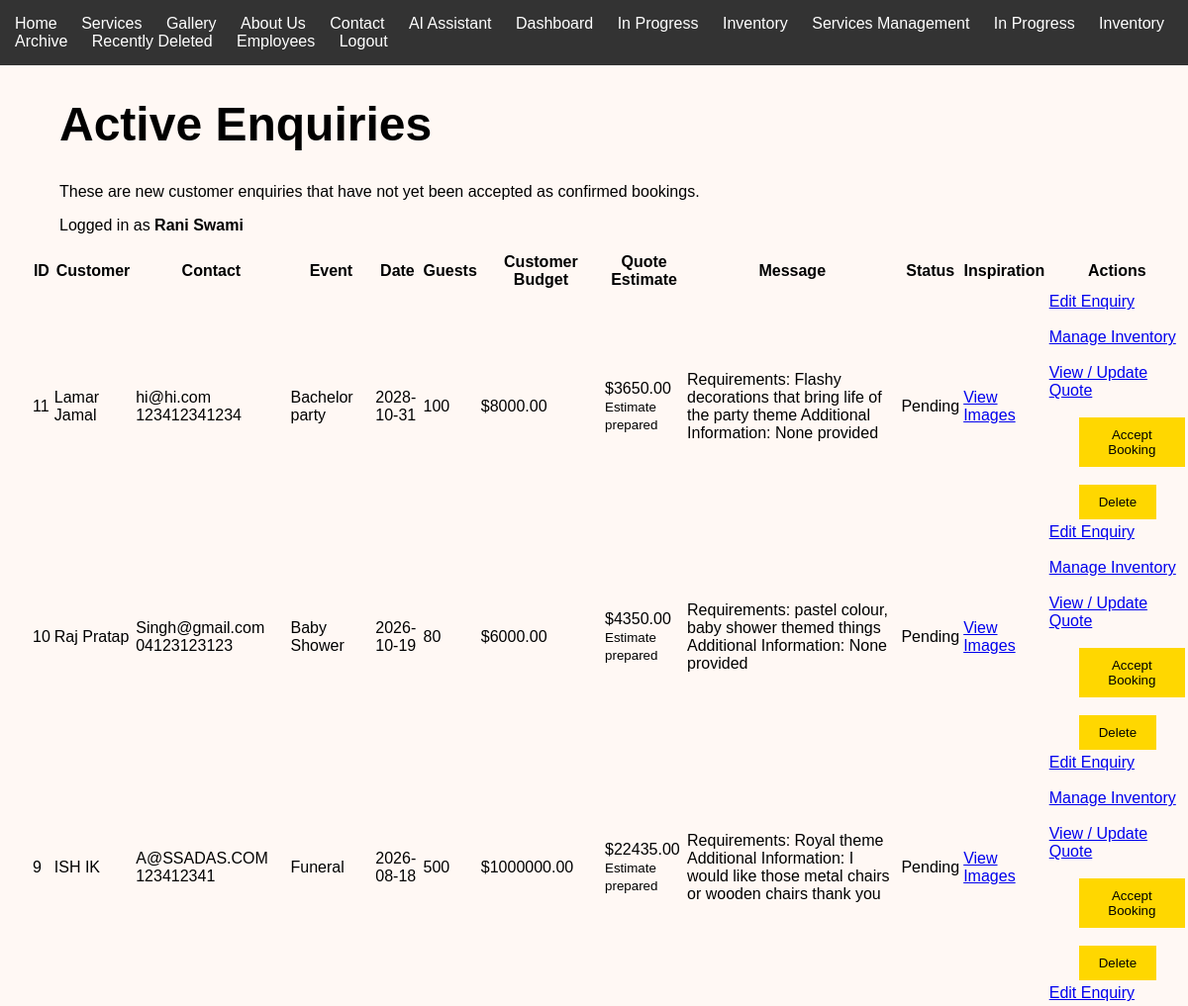
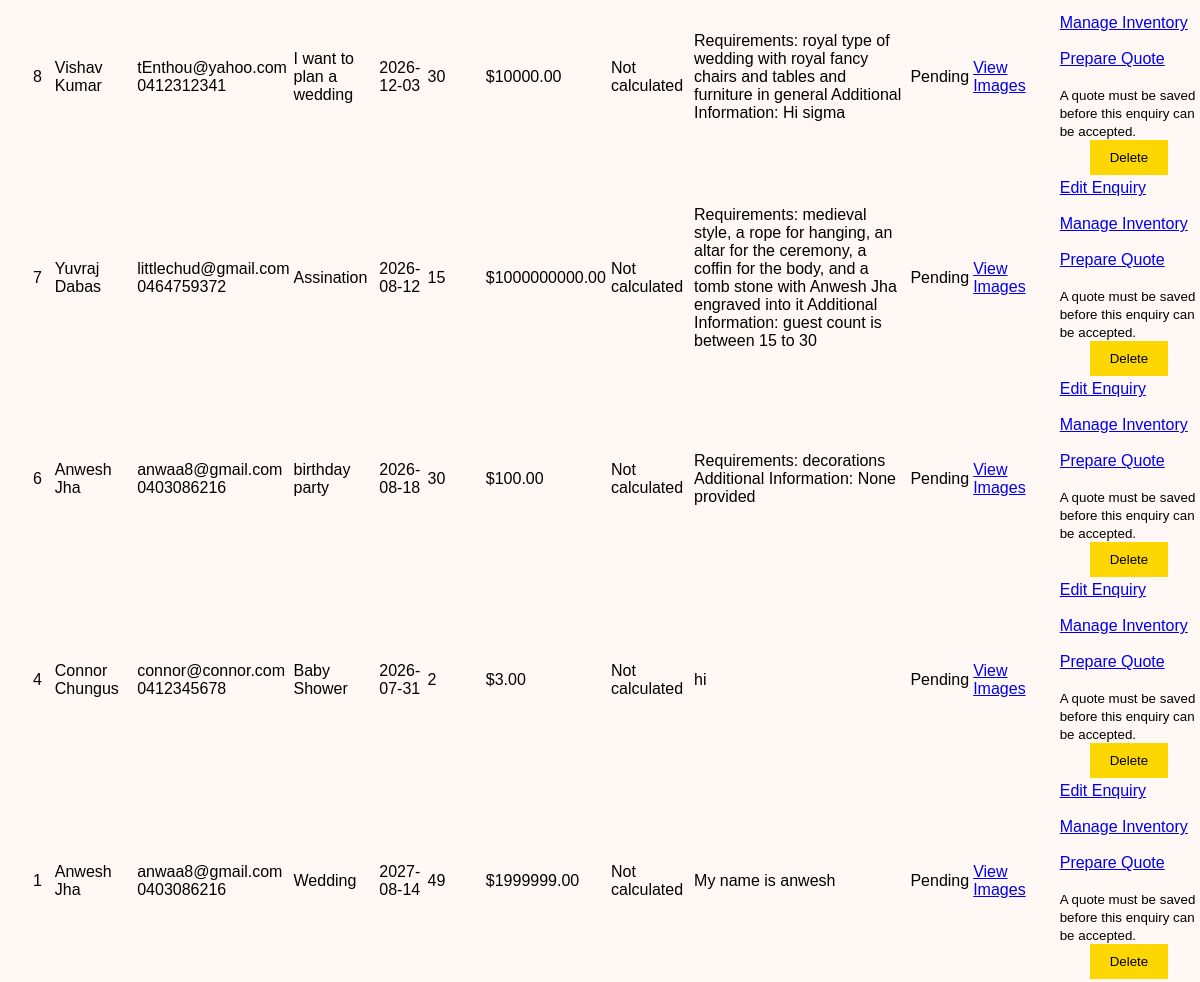
The app's page /dashboard (signed in) with its own data (2 pictures, top to bottom).
### tables this page shows
CREATE TABLE Quotes (
    QuoteID INTEGER PRIMARY KEY AUTOINCREMENT,
    EnquiryID INTEGER NOT NULL UNIQUE,
    InventorySubtotal REAL NOT NULL DEFAULT 0,
    SetupCost REAL NOT NULL DEFAULT 0,
    DeliveryCost REAL NOT NULL DEFAULT 0,
    LabourCost REAL NOT NULL DEFAULT 0,
    OtherCost REAL NOT NULL DEFAULT 0,
    OtherDescription TEXT,
    EstimatedTotal REAL NOT NULL DEFAULT 0,
    QuoteStatus TEXT NOT NULL DEFAULT 'Estimate',
    CreatedAt TEXT DEFAULT CURRENT_TIMESTAMP,
    UpdatedAt TEXT,
    FOREIGN KEY (EnquiryID) REFERENCES Enquiries(EnquiryID) ON DELETE CASCADE
);

CREATE TABLE Enquiries (

    EnquiryID INTEGER PRIMARY KEY AUTOINCREMENT,

    CustomerID INTEGER NOT NULL,

    EventType TEXT NOT NULL,

    EventDate TEXT NOT NULL,

    GuestCount INTEGER,

    Budget REAL,

    Message TEXT,

    Status TEXT DEFAULT 'Pending',

    DateSubmitted TEXT, CreatedAt TEXT, UpdatedAt TEXT, DeletedAt TEXT, ReferenceCode TEXT, EventLocation TEXT, Requirements TEXT, AdditionalInformation TEXT,

    FOREIGN KEY (CustomerID) REFERENCES Customers(CustomerID)

);

CREATE TABLE Customers (

            CustomerID INTEGER PRIMARY KEY AUTOINCREMENT,

            FirstName TEXT NOT NULL,

            LastName TEXT NOT NULL,

            Email TEXT NOT NULL,

            Phone TEXT

        );

### app.py (the view)
@app.route("/dashboard")
@login_required
def dashboard():
    connection = get_connection()
    cursor = connection.cursor()
    cursor.execute("""
        SELECT
            Enquiries.*,
            Customers.FirstName,
            Customers.LastName,
            Customers.Email,
            Customers.Phone,
            Quotes.EstimatedTotal,
            Quotes.QuoteStatus
        FROM Enquiries
        INNER JOIN Customers
            ON Enquiries.CustomerID =
               Customers.CustomerID
        LEFT JOIN Quotes
            ON Enquiries.EnquiryID = Quotes.EnquiryID
        WHERE Enquiries.Status = 'Pending'
        ORDER BY Enquiries.EnquiryID DESC
    """)
    enquiries = cursor.fetchall()
    connection.close()
    return render_template(
        "dashboard.html",
        enquiries=enquiries,
        username=session.get("username"),
        role=session.get("role")
    )

### app.py (called while the page is built)
def login_required(route_function):
    @wraps(route_function)
    def protected_route(*args, **kwargs):
        if session.get("logged_in") is not True:
            return redirect(url_for("login"))
        return route_function(*args, **kwargs)
    return protected_route

### database.py (called while the page is built)
def get_connection():
    connection = sqlite3.connect(DATABASE)
    connection.row_factory = sqlite3.Row
    connection.execute(
        "PRAGMA foreign_keys = ON"
    )
    return connection

### templates/dashboard.html (shortened to what this page needs)
{% extends "base.html" %}
{% block content %}
<h1>Active Enquiries</h1>
<p>
    These are new customer enquiries that have not yet been accepted
    as confirmed bookings.
</p>
<p>
    Logged in as
    <strong>{{ session.get("full_name") }}</strong>
</p>
{% if enquiries %}
<table>
    <thead>
        <tr>
            <th>ID</th>
            <th>Customer</th>
            <th>Contact</th>
            <th>Event</th>
            <th>Date</th>
            <th>Guests</th>
            <th>Customer Budget</th>
            <th>Quote Estimate</th>
            <th>Message</th>
            <th>Status</th>
            <th>Inspiration</th>
            {% if role == "admin" %}
                <th>Actions</th>
            {% endif %}
        </tr>
    </thead>
    <tbody>
        {% for enquiry in enquiries %}
        <tr>
            <td>
                {{ enquiry["EnquiryID"] }}
            </td>
            <td>
                {{ enquiry["FirstName"] }}
                {{ enquiry["LastName"] }}
            </td>
            <td>
                {{ enquiry["Email"] }}
                <br>
                {{ enquiry["Phone"] }}
            </td>
            <td>
                {{ enquiry["EventType"] }}
            </td>
            <td>
                {{ enquiry["EventDate"] }}
            </td>
            <td>
                {{ enquiry["GuestCount"] }}
            </td>
            <td>
                {% if enquiry["Budget"] is not none %}
                    ${{ "%.2f"|format(enquiry["Budget"]) }}
                {% else %}
                    Not provided
                {% endif %}
            </td>
            <td>
                {% if enquiry["EstimatedTotal"] is not none %}
                    ${{ "%.2f"|format(enquiry["EstimatedTotal"]) }}
                    <br>
                    <small>Estimate prepared</small>
                {% else %}
                    Not calculated
                {% endif %}
            </td>
            <td>
                {{ enquiry["Message"] }}
            </td>
            <td>
                {{ enquiry["Status"] }}
            </td>
            <td>
                <a href="{{ url_for(
                    'enquiry_inspiration',
                    enquiry_id=enquiry['EnquiryID']
                ) }}">
                    View Images
                </a>
            </td>
            {% if role == "admin" %}
            <td>
                <a href="{{ url_for(
                    'edit_enquiry',
                    enquiry_id=enquiry['EnquiryID']
                ) }}">
                    Edit Enquiry
                </a>
                <br><br>
                <a href="{{ url_for(
                    'allocate_enquiry_inventory',
                    enquiry_id=enquiry['EnquiryID']
                ) }}">
                    Manage Inventory
                </a>
                <br><br>
                {% if enquiry["EstimatedTotal"] is none %}
                    <a href="{{ url_for(
                        'enquiry_quote',
                        enquiry_id=enquiry['EnquiryID']
                    ) }}">
                        Prepare Quote
                    </a>
                    <br><br>
                    <small>
                        A quote must be saved before this enquiry can be accepted.
                    </small>
                {% else %}
                    <a href="{{ url_for(
                        'enquiry_quote',
                        enquiry_id=enquiry['EnquiryID']
                    ) }}">
                        View / Update Quote
                    </a>
                    <br><br>
                    <form
                        method="POST"
                        action="{{ url_for(
                            'accept_booking',
                            enquiry_id=enquiry['EnquiryID']
                        ) }}"
                        onsubmit="return confirm(
                            'Accept this enquiry as a confirmed booking and move it to In Progress?'
                        );"
                    >
                        <button type="submit">
                            Accept Booking
                        </button>
                    </form>
                {% endif %}
                <br>
                <form
                    method="POST"
                    action="{{ url_for(
                        'delete_enquiry',
                        enquiry_id=enquiry['EnquiryID']
                    ) }}"
                    onsubmit="return confirm(
                        'Move this enquiry to Recently Deleted?'
                    );"
                >
                    <button type="submit">
                        Delete
                    </button>
                </form>
            </td>
            {% endif %}
        </tr>
        {% endfor %}
    </tbody>
</table>
{% else %}
<p>
    There are currently no new enquiries.
</p>
{% endif %}
{% endblock %}

### static/css/style.css (style rules this page uses)
body { margin: 0; font-family: Arial, sans-serif; background: #fff8f4; }
h1 { font-size: 48px; }
main, form, h1, h2, p { margin-left: 30px; }
button { background: gold; border: none; padding: 10px 20px; cursor: pointer; }

### records on screen
Quotes: EnquiryID "11", FirstName "Lamar", LastName "Jamal", Email "hi@hi.com", Phone "123412341234", EventType "Bachelor party", EventDate "2028-10-31", GuestCount "100", EstimatedTotal "3650.00", Message "Requirements: Flashy decorations that bring life of the party theme Additional Information: None provided", Status "Pending"
Enquiries: Budget "8000.00"
Quotes: EnquiryID "10", FirstName "Raj", LastName "Pratap", Email "Singh@gmail.com", Phone "04123123123", EventType "Baby Shower", EventDate "2026-10-19", GuestCount "80", EstimatedTotal "4350.00", Message "Requirements: pastel colour, baby shower themed things Additional Information: None provided", Status "Pending"
Enquiries: Budget "6000.00"
Quotes: EnquiryID "9", FirstName "ISH", LastName "IK", Email "A@SSADAS.COM", Phone "123412341", EventType "Funeral", EventDate "2026-08-18", GuestCount "500", EstimatedTotal "22435.00", Message "Requirements: Royal theme Additional Information: I would like those metal chairs or wooden chairs thank you", Status "Pending"
Enquiries: Budget "1000000.00"
Enquiries: EnquiryID "8", FirstName "Vishav", LastName "Kumar", Email "tEnthou@yahoo.com", Phone "0412312341", EventType "I want to plan a wedding", EventDate "2026-12-03", GuestCount "30", Budget "10000.00", shows "Not calculated", Message "Requirements: royal type of wedding with royal fancy chairs and tables and furniture in general Additional Information: Hi sigma", Status "Pending"
Enquiries: EnquiryID "7", FirstName "Yuvraj", LastName "Dabas", Email "littlechud@gmail.com", Phone "0464759372", EventType "Assination", EventDate "2026-08-12", GuestCount "15", Budget "1000000000.00", shows "Not calculated", Message "Requirements: medieval style, a rope for hanging, an altar for the ceremony, a coffin for the body, and a tomb stone with Anwesh Jha engraved into it Additional Information: guest count is between 15 to 30", Status "Pending"
Enquiries: EnquiryID "6", FirstName "Anwesh", LastName "Jha", Email "anwaa8@gmail.com", Phone "0403086216", EventType "birthday party", EventDate "2026-08-18", GuestCount "30", Budget "100.00", shows "Not calculated", Message "Requirements: decorations Additional Information: None provided", Status "Pending"
Enquiries: EnquiryID "4", FirstName "Connor", LastName "Chungus", Email "connor@connor.com", Phone "0412345678", EventType "Baby Shower", EventDate "2026-07-31", GuestCount "2", Budget "3.00", shows "Not calculated", Message "hi", Status "Pending"
Enquiries: EnquiryID "1", FirstName "Anwesh", LastName "Jha", Email "anwaa8@gmail.com", Phone "0403086216", EventType "Wedding", EventDate "2027-08-14", GuestCount "49", Budget "1999999.00", shows "Not calculated", Message "My name is anwesh", Status "Pending"

### other values on screen
{{ session.get("full_name") }} "Rani Swami"
